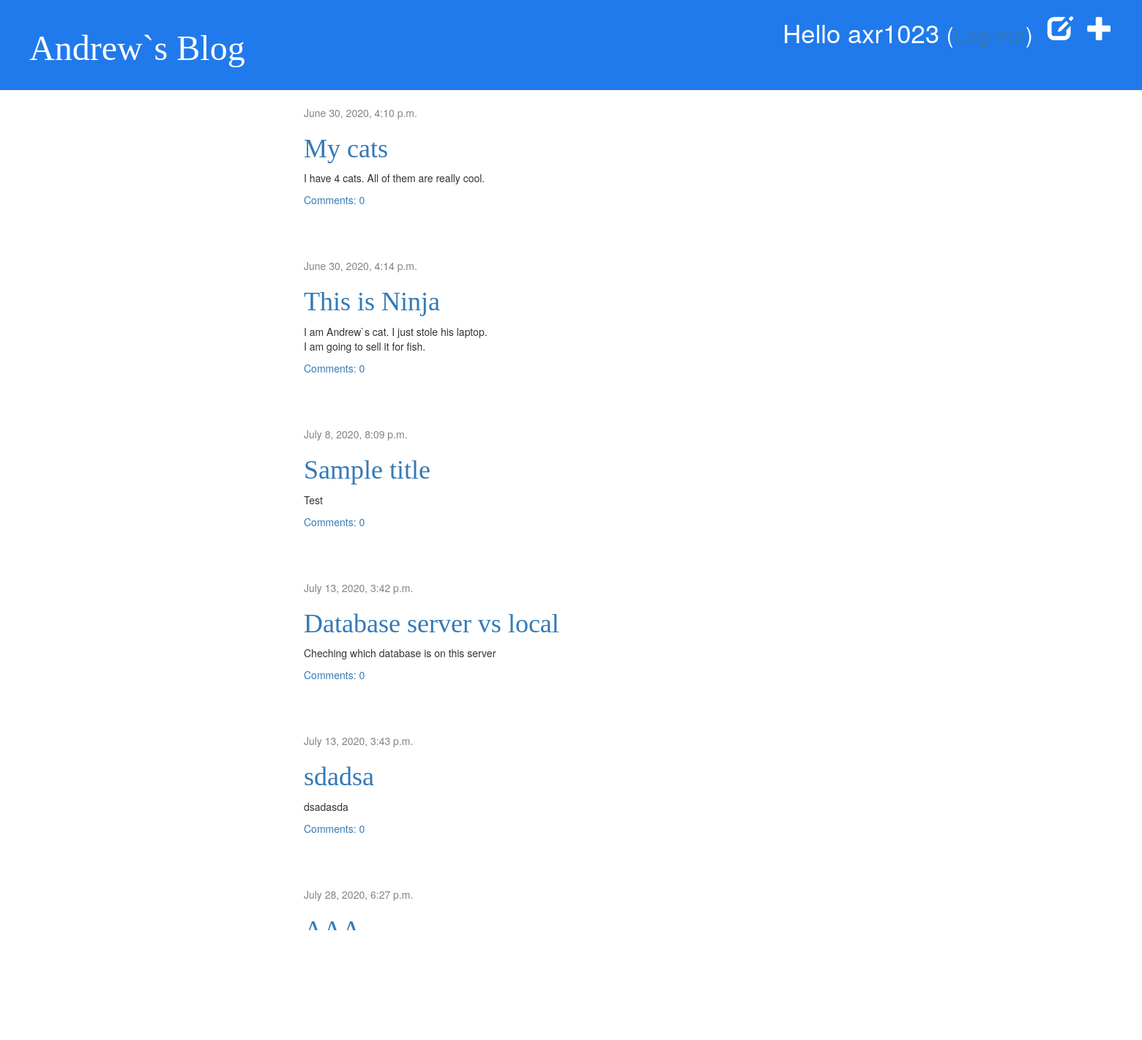
Page / (signed in) on the earlier database version.
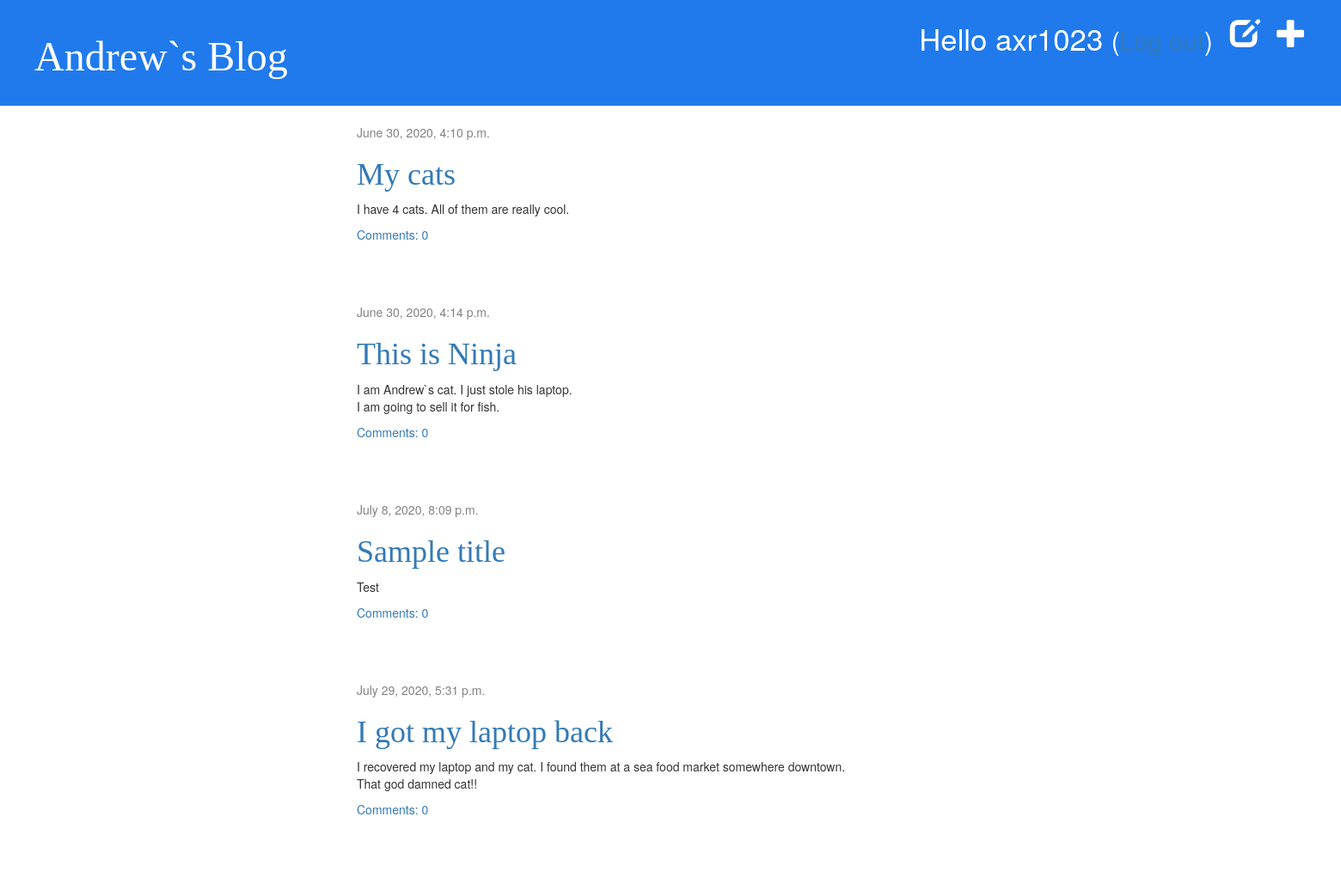
Same page on the later database version.
### blog/models.py (models this page shows, shortened)
class Post(models.Model):
    author = models.ForeignKey(settings.AUTH_USER_MODEL, on_delete=models.CASCADE)
    title = models.CharField(max_length=200)
    text = models.TextField()
    created_date = models.DateTimeField(default=timezone.now)
    published_date = models.DateTimeField(blank=True, null=True)

### blog/views.py (the view)
# urls.py: path('', views.post_list, name='post_list'),
def post_list(request):
    posts = Post.objects.filter(published_date__lte=timezone.now()).order_by('published_date')
    return render(request, 'blog/post_list.html', {'posts': posts})

### blog/templates/blog/post_list.html
{% extends 'blog/base.html' %}
{% block content %}
    {% for post in posts %}
        <div class="post">
            <div class="date">
                {{ post.published_date }}
            </div>
            <h1><a href="{% url 'post_detail' pk=post.pk %}">{{ post.title }}</a></h1>
            <p>{{ post.text|linebreaksbr }}</p>
            <a href="{% url 'post_detail' pk=post.pk %}">Comments: {{ post.comments.count }}</a>
        </div>
    {% endfor %}
{% endblock content %}

Differences in the rows shown:
removed Post: published_date "July 13, 2020, 3:42 p.m.", title "Database server vs local", text "Cheching which database is on this server", comments.count "0"
removed Post: published_date "July 13, 2020, 3:43 p.m.", title "sdadsa", text "dsadasda", comments.count "0"
removed Post: published_date "July 28, 2020, 6:27 p.m.", title "AAA"
now on this page (row edited): Post: published_date "July 29, 2020, 5:31 p.m.", title "I got my laptop back", text "I recovered my laptop and my cat. I found them at a sea food market somewhere downtown. That god damned cat!!", comments.count "0"
